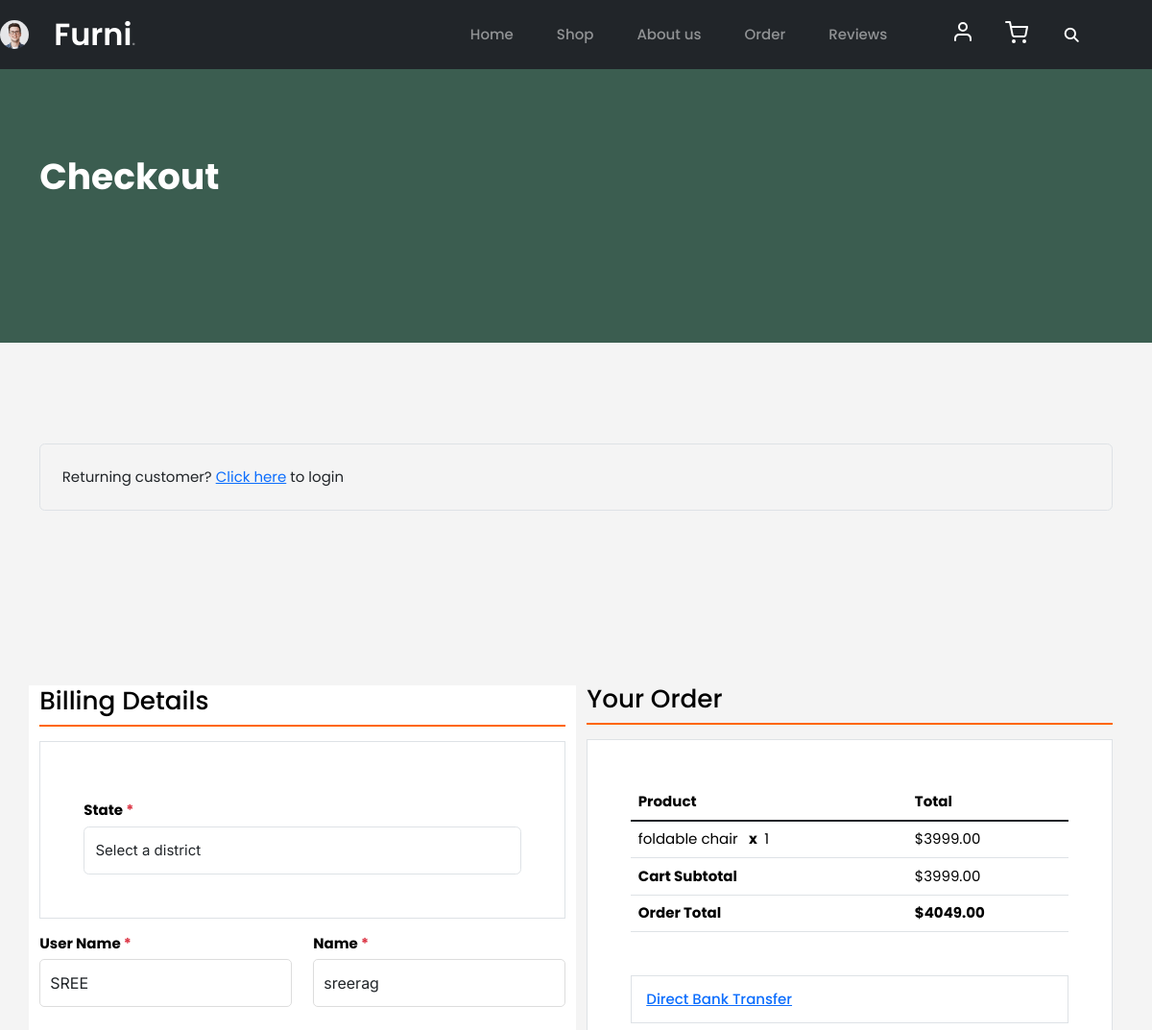
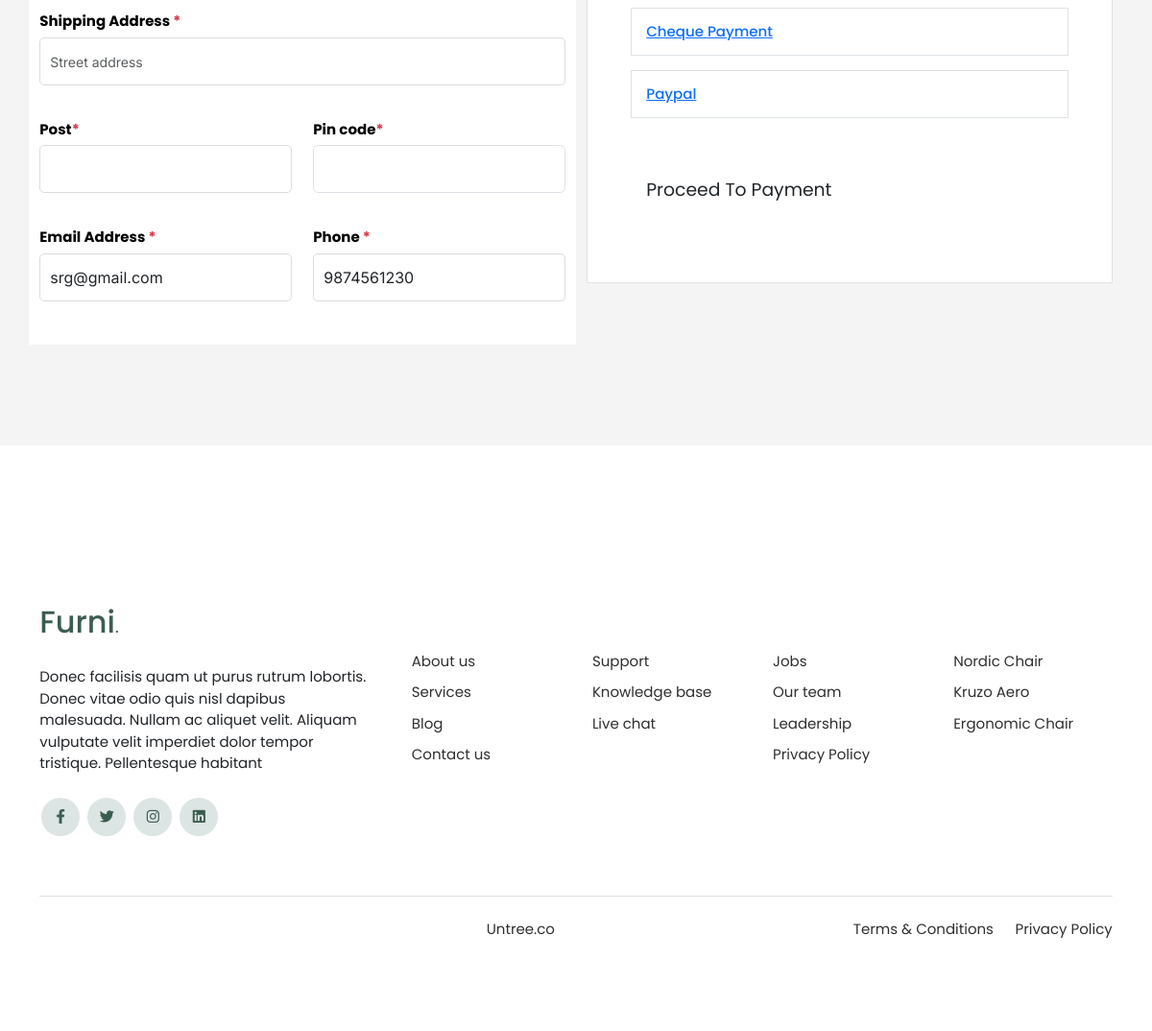
Page /Proceed_to_checkout/2 (signed in) on the committed database (2 pictures, top to bottom).
### ecomapp/models.py (models this page shows, shortened)
class CustomUser(AbstractUser):
    is_seller=models.BooleanField(default=False)
    is_customer=models.BooleanField(default=False)

class Customer(models.Model):
    user=models.OneToOneField('CustomUser',on_delete=models.CASCADE,related_name='customer')
    Name=models.CharField(max_length=100)
    Age=models.IntegerField()
    Phone=models.IntegerField()
    Email=models.EmailField(max_length=100)
    Image = models.ImageField(upload_to='customer/', blank=True, null=True)

class Product(models.Model):
    seller=models.ForeignKey(Sellerdetails,on_delete=models.CASCADE)
    category = models.ForeignKey(Category, on_delete=models.CASCADE)
    name = models.CharField(max_length=255)
    description = models.TextField(blank=True, null=True)
    price = models.DecimalField(max_digits=10, decimal_places=2)
    stock = models.IntegerField(default=0)
    is_sale=models.BooleanField(default=False)
    sale_price=models.DecimalField(max_digits=10, decimal_places=2 ,null=True,blank=True)
    image = models.ImageField(upload_to='products/', blank=True, null=True)

### ecomapp/views.py (the view)
# urls.py: path('Proceed_to_checkout/<int:id>', views.Proceed_to_checkout, name='Proceed_to_checkout'),
def Proceed_to_checkout(req,id):
    data= Product.objects.get(id=id)
    total = 0
    shipping = 50
    Total = 0
    total += data.price
    Total = total+shipping
    return render(req,'checkout2.html',{'data':data, 'total':total,'Total':Total})

### templates/checkout2.html (shortened to what this page needs)
{% extends 'base.html' %}
{% load static %}
{% block content %}
		<div class="hero">
			<div class="container">
				<div class="row justify-content-between">
					<div class="col-lg-5">
						<div class="intro-excerpt">
							<h1>Checkout</h1>
						</div>
					</div>
					<div class="col-lg-7">
					</div>
				</div>
			</div>
		</div>
	<div class="untree_co-section">
		<div class="container">
		<div class="row mb-5">
			<div class="col-md-12">
			<div class="border p-4 rounded" role="alert">
				Returning customer? <a href="#">Click here</a> to login
			</div>
			</div>
		</div>
		<form action="{% url 'Proceed_to_payment2' data.id  %}" method="post" >
			<div class="row">
				<div class="col-md-6 mb-5 mb-md-0 bg-white"  style="margin-top:137px;" >
				<h2 class="h3 mb-3 text-black">Billing Details</h2>
				<div class="p-3 p-lg-5 border bg-white">
					<label for="c_diff_country" class="text-black">State <span class="text-danger">*</span></label>
							<select id="c_diff_country" class="form-control" name="distr" required>
							<option >Select a district</option>
					</select>
					</div>
					<div class="form-group row">
					<div class="col-md-6">
						<label for="c_fname" class="text-black">User Name <span class="text-danger">*</span></label>
						<input type="text" class="form-control" id="uname" name="uname" value="{{user.username}}" required>
					</div>
					<div class="col-md-6">
						<label for="c_lname" class="text-black">Name <span class="text-danger">*</span></label>
						<input type="text" class="form-control" id="name" name="name" value="{{user.customer.Name}}" required>
					</div>
					</div>
					<div class="form-group row">
					<div class="col-md-12">
						<label for="c_address" class="text-black">Shipping Address <span class="text-danger">*</span></label>
						<input type="text" class="form-control" id="c_address" name="saddr" placeholder="Street address" required>
					</div>
					</div>
					<div class="form-group row">
					<div class="col-md-6">
						<label for="c_postal_zip" class="text-black">Post<span class="text-danger">*</span></label>
						<input type="text" class="form-control" id="c_postal_zip" name="posto" required>
					</div>
					<div class="col-md-6">
						<label for="c_postal_zip" class="text-black">Pin code<span class="text-danger">*</span></label>
						<input type="number" class="form-control" id="c_postal_zip" name="pin" required>
					</div>
					</div>
					<div class="form-group row mb-5">
					<div class="col-md-6">
						<label for="c_email_address" class="text-black">Email Address <span class="text-danger">*</span></label>
						<input type="email" class="form-control" id="c_email_address" name="email" value="{{user.customer.Email}}" required>
					</div>
					<div class="col-md-6">
						<label for="c_phone" class="text-black">Phone <span class="text-danger">*</span></label>
						<input type="text" class="form-control" id="c_phone" name="phone" placeholder="Phone Number" value="{{user.customer.Phone}}" required>
					</div>
					</div>
			</div>
			<div class="col-md-6">
			<div class="row mb-5" st>
				<div class="col-md-12">
				<div class="p-3 p-lg-5 ">
				</div>
				</div>
			</div>
			<div class="row mb-5">
				<div class="col-md-12">
				<h2 class="h3 mb-3 text-black">Your Order</h2>
				<div class="p-3 p-lg-5 border bg-white">
					<table class="table site-block-order-table mb-5">
					<thead>
						<th>Product</th>
						<th>Total</th>
					</thead>
					<tbody>
							<tr>
								<td>{{ data.name }} <strong class="mx-2">x</strong>1</td>
								<td>${{ data.price }}</td>
							</tr>
						<tr>
						<td class="text-black font-weight-bold"><strong>Cart Subtotal</strong></td>
						<td class="text-black">${{ total }}</td>
						</tr>
						<tr>
						<td class="text-black font-weight-bold"><strong>Order Total</strong></td>
						<td class="text-black font-weight-bold"><strong>${{ Total }}</strong></td>
						</tr>
					</tbody>
					</table>
					<div class="border p-3 mb-3">
					<h3 class="h6 mb-0"><a class="d-block" data-bs-toggle="collapse" href="#collapsebank" role="button" aria-expanded="false" aria-controls="collapsebank">Direct Bank Transfer</a></h3>
					</div>
					<div class="border p-3 mb-3">
					<h3 class="h6 mb-0"><a class="d-block" data-bs-toggle="collapse" href="#collapsecheque" role="button" aria-expanded="false" aria-controls="collapsecheque">Cheque Payment</a></h3>
					</div>
					<div class="border p-3 mb-5">
					<h3 class="h6 mb-0"><a class="d-block" data-bs-toggle="collapse" href="#collapsepaypal" role="button" aria-expanded="false" aria-controls="collapsepaypal">Paypal</a></h3>
					</div>
					<div class="form-group">
					<button type="submit" class="btn btn-black btn-lg py-3 btn-block" >Proceed To Payment</button>
					</div>
				</div>
				</div>
			</div>
			</div>
		</div>
		</form>
		</div>
	</div>
{% endblock %}

### templates/base.html (shortened to what this page needs)
{% load static %}
<!doctype html>
<html lang="en">
<head>
  <link rel="stylesheet" href="{% static 'assets2/style.css' %}">
		<link href="{% static 'assets1/css/bootstrap.min.css' %}" rel="stylesheet">
		<link href="{% static 'assets1/https://cdnjs.cloudflare.com/ajax/libs/font-awesome/6.0.0-beta3/css/all.min.css' %}" rel="stylesheet">
		<link href="{% static 'assets1/css/tiny-slider.css' %}" rel="stylesheet">
		<link href="{% static 'assets1/css/style.css' %}" rel="stylesheet">
		 <link rel="stylesheet" href="{% static 'assets2/https://cdn.jsdelivr.net/npm/bootstrap@4.0.0/dist/css/bootstrap.min.css' %}">
		 <link href="{% static 'assets2/https://unpkg.com/boxicons@2.1.2/css/boxicons.min.css' %}" rel='stylesheet'>
		  <link rel="stylesheet" href="{% static 'assets3/style.css' %}">
		  <link rel="stylesheet" href="https://cdnjs.cloudflare.com/ajax/libs/font-awesome/6.4.0/css/all.min.css">
	</head>
	<body>
		<nav class="custom-navbar navbar navbar navbar-expand-md navbar-dark bg-dark" arial-label="Furni navigation bar">
				<a class="nav-link" href="{% url 'userprofile' %}">
				<img class="rounded-circle" style="width: 30px;"  src="{{user.customer.Image.url}}">
				</a>
			<div class="container " style="padding-left: -10px;">
				<a class="navbar-brand" href="">Furni<span>.</span></a>
				<div class="collapse navbar-collapse" id="navbarsFurni">
					<ul class="custom-navbar-nav navbar-nav ms-auto mb-2 mb-md-0">
						<li class="nav-item" id="home">
							<a class="nav-link" href="{% url 'index' %}">Home</a>
						</li>
						<li id="shop"><a class="nav-link"  href="{% url 'shop' %}">Shop</a></li>
						<li id="about"><a class="nav-link"  href="about.html">About us</a></li>
						<li id="order"><a class="nav-link"  href="{% url 'order' %}">Order</a></li>
						<li id="blog"><a class="nav-link"  href="{% url 'blog' %}">Reviews</a></li>
					</ul>
					<ul class="custom-navbar-cta navbar-nav mb-2 mb-md-0 ms-5">
						<li><a class="nav-link" href="{% url 'register_customer' %}"><img src=" {% static 'assets1/images/user.svg' %} "></a></li>
						<li><a class="nav-link" href="{% url 'cart' %}"><img src="{% static 'assets1/images/cart.svg' %}"></a></li>
						<li><i onclick="changeSearch()" class="fa fa-search" style="display: flex;margin-left: 30px;margin-top: 15px;color: white;width: 65px;height: 30px;" ></i></li>
					</ul>
				</div>
			</div>
		</nav>
        {% block content %}
        {% endblock %}
		<footer class="footer-section">
			<div class="container relative">
				<div class="row">
					<div class="col-lg-8">
					</div>
				</div>
				<div class="row g-5 mb-5">
					<div class="col-lg-4">
						<div class="mb-4 footer-logo-wrap"><a href="#" class="footer-logo">Furni<span>.</span></a></div>
						<p class="mb-4">Donec facilisis quam ut purus rutrum lobortis. Donec vitae odio quis nisl dapibus malesuada. Nullam ac aliquet velit. Aliquam vulputate velit imperdiet dolor tempor tristique. Pellentesque habitant</p>
						<ul class="list-unstyled custom-social">
							<li><a href="#"><span class="fa fa-brands fa-facebook-f"></span></a></li>
							<li><a href="#"><span class="fa fa-brands fa-twitter"></span></a></li>
							<li><a href="#"><span class="fa fa-brands fa-instagram"></span></a></li>
							<li><a href="#"><span class="fa fa-brands fa-linkedin"></span></a></li>
						</ul>
					</div>
					<div class="col-lg-8">
						<div class="row links-wrap">
							<div class="col-6 col-sm-6 col-md-3">
								<ul class="list-unstyled">
									<li><a href="#">About us</a></li>
									<li><a href="#">Services</a></li>
									<li><a href="#">Blog</a></li>
									<li><a href="#">Contact us</a></li>
								</ul>
							</div>
							<div class="col-6 col-sm-6 col-md-3">
								<ul class="list-unstyled">
									<li><a href="#">Support</a></li>
									<li><a href="#">Knowledge base</a></li>
									<li><a href="#">Live chat</a></li>
								</ul>
							</div>
							<div class="col-6 col-sm-6 col-md-3">
								<ul class="list-unstyled">
									<li><a href="#">Jobs</a></li>
									<li><a href="#">Our team</a></li>
									<li><a href="#">Leadership</a></li>
									<li><a href="#">Privacy Policy</a></li>
								</ul>
							</div>
							<div class="col-6 col-sm-6 col-md-3">
								<ul class="list-unstyled">
									<li><a href="#">Nordic Chair</a></li>
									<li><a href="#">Kruzo Aero</a></li>
									<li><a href="#">Ergonomic Chair</a></li>
								</ul>
							</div>
						</div>
					</div>
				</div>
				<div class="border-top copyright">
					<div class="row pt-4">
						<div class="col-lg-6">
							<p class="mb-2 text-center text-lg-start"> <a href="https://untree.co">Untree.co</a>
            </p>
						</div>
						<div class="col-lg-6 text-center text-lg-end">
							<ul class="list-unstyled d-inline-flex ms-auto">
								<li class="me-4"><a href="#">Terms &amp; Conditions</a></li>
								<li><a href="#">Privacy Policy</a></li>
							</ul>
						</div>
					</div>
				</div>
			</div>
		</footer>
	</body>
</html>

### static/assets2/style.css (style rules this page uses)
* { margin: 0; padding: 0; }
.copyright { color: white; margin-top: 20px; }

### static/assets1/css/style.css (style rules this page uses)
body { overflow-x: hidden; position: relative; }
body { font-family: "Inter", sans-serif; font-weight: 400; line-height: 28px; color: #6a6a6a; font-size: 14px; background-color: #eff2f1; }
a { text-decoration: none; -webkit-transition: .3s all ease; -o-transition: .3s all ease; transition: .3s all ease; color: #2f2f2f; text-decoration: underline; }
.custom-navbar { background: #3b5d50 !important; padding-top: 20px; padding-bottom: 20px; }
.custom-navbar .navbar-brand { font-size: 32px; font-weight: 600; }
.custom-navbar .navbar-brand > span { opacity: .4; }
@media (min-width: 992px) { .custom-navbar .custom-navbar-nav li { margin-left: 15px; margin-right: 15px; } }
.custom-navbar .custom-navbar-nav li a { font-weight: 500; color: #ffffff !important; opacity: .5; -webkit-transition: .3s all ease; -o-transition: .3s all ease; transition: .3s all ease; position: relative; }
@media (min-width: 768px) { .custom-navbar .custom-navbar-nav li a:before { content: ""; position: absolute; bottom: 0; left: 8px; right: 8px; background: #f9bf29; height: 5px; opacity: 1; visibility: visible; width: 0; -webkit-transition: .15s all ease-out; -o-transition: .15s all ease-out; transition: .15s all ease-out; } }
.custom-navbar .custom-navbar-cta { margin-left: 0 !important; -webkit-box-orient: horizontal; -webkit-box-direction: normal; -ms-flex-direction: row; flex-direction: row; }
@media (min-width: 768px) { .custom-navbar .custom-navbar-cta { margin-left: 40px !important; } }
.custom-navbar .custom-navbar-cta li { margin-left: 0px; margin-right: 0px; }
.custom-navbar .custom-navbar-cta li:first-child { margin-right: 20px; }
.hero { background: #3b5d50; padding: calc(4rem - 30px) 0 0rem 0; }
@media (min-width: 768px) { .hero { padding: calc(4rem - 30px) 0 4rem 0; } }
@media (min-width: 992px) { .hero { padding: calc(8rem - 30px) 0 8rem 0; } }
.hero .intro-excerpt { position: relative; z-index: 4; }
@media (min-width: 992px) { .hero .intro-excerpt { max-width: 450px; } }
.hero h1 { font-weight: 700; color: #ffffff; margin-bottom: 30px; }
.btn { font-weight: 600; padding: 12px 30px; border-radius: 30px; color: #ffffff; background: #2f2f2f; border-color: #2f2f2f; }
.footer-section { padding: 80px 0; background: #ffffff; }
.footer-section .relative { position: relative; }
.footer-section a { text-decoration: none; color: #2f2f2f; -webkit-transition: .3s all ease; -o-transition: .3s all ease; transition: .3s all ease; }
.footer-section .links-wrap { margin-top: 0px; }
@media (min-width: 992px) { .footer-section .links-wrap { margin-top: 54px; } }
.footer-section .links-wrap ul li { margin-bottom: 10px; }
.footer-section .footer-logo-wrap .footer-logo { font-size: 32px; font-weight: 500; text-decoration: none; color: #3b5d50; }
.footer-section .custom-social li { margin: 2px; display: inline-block; }
.footer-section .custom-social li a { width: 40px; height: 40px; text-align: center; line-height: 40px; display: inline-block; background: #dce5e4; color: #3b5d50; border-radius: 50%; }
.footer-section .border-top { border-color: #dce5e4; }
.footer-section .border-top.copyright { font-size: 14px !important; }
.untree_co-section { padding: 7rem 0; }
.form-control { height: 50px; border-radius: 10px; font-family: "Inter", sans-serif; }
.site-block-order-table th { border-top: none !important; border-bottom-width: 1px !important; }
.site-block-order-table td, .site-block-order-table th { color: #000000; }

### static/assets3/style.css (style rules this page uses)
* { margin: 0; padding: 0; box-sizing: border-box; text-decoration: none; list-style: none; scroll-behavior: smooth; }
body { background: white; }
html { scroll-behavior: smooth; }

### templates/base.html (style rules this page uses)
* { font-family: Poppins, 'Times New Roman', Times, serif ; font-size: 15px; }
body { background: rgb(99, 39, 120) }
body { font-family: Arial, sans-serif; margin: 0; padding: 0; background-color: #f4f4f4; }
h2 { color: #333; border-bottom: 2px solid #ff6600; padding-bottom: 10px; margin-bottom: 20px; }
label { display: block; margin: 15px 0 5px; font-weight: bold; color: #555; }
input[type="text"], input[type="email"], input[type="tel"], textarea { width: 100%; padding: 10px; border: 1px solid #ddd; border-radius: 5px; font-size: 16px; }
.form-group { margin-bottom: 20px; }
body, html { font-family: Arial, sans-serif; margin: 0; padding: 0; }
body { font-family: Arial, sans-serif; }

### rows in the picture
CustomUser: customer.Image (picture), uname "SREE", name "sreerag", email "srg@gmail.com", phone "9874561230"
Product: name "foldable chair", price "3999.00"

### other values in the picture
{{ total }} "3999.00"
{{ Total }} "4049.00"
